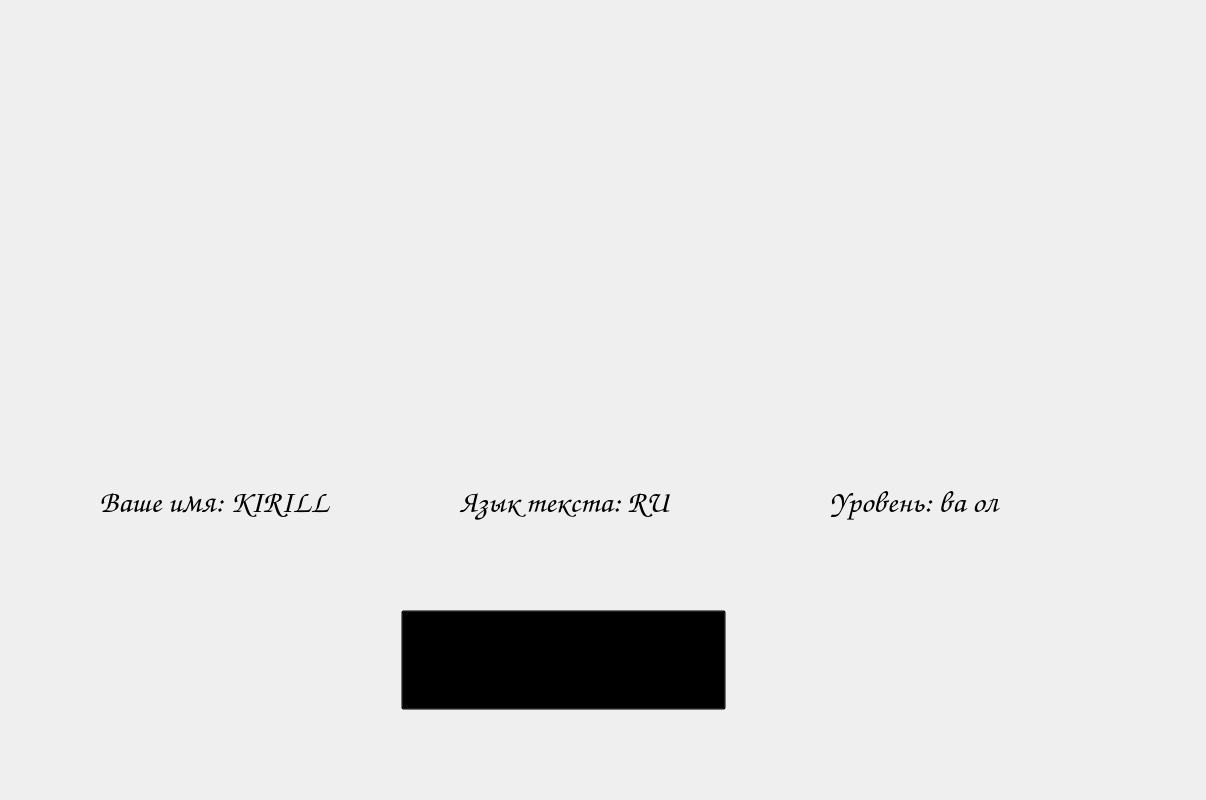
<?xml version="1.0" encoding="UTF-8"?>
<ui version="4.0">
 <class>pregame_menu</class>
 <widget class="QWidget" name="pregame_menu">
  <property name="geometry">
   <rect>
    <x>0</x>
    <y>0</y>
    <width>1206</width>
    <height>800</height>
   </rect>
  </property>
  <property name="maximumSize">
   <size>
    <width>1920</width>
    <height>1080</height>
   </size>
  </property>
  <property name="windowTitle">
   <string>Слепопечать v0.1</string>
  </property>
  <property name="styleSheet">
   <string notr="true">#game_menu {
	background-color: transparent;
	background: none;
	border: none;
	background-repeat: none;
}</string>
  </property>
  <layout class="QHBoxLayout" name="horizontalLayout" stretch="1,1,1">
   <item>
    <spacer name="horizontalSpacer_2">
     <property name="orientation">
      <enum>Qt::Horizontal</enum>
     </property>
     <property name="sizeHint" stdset="0">
      <size>
       <width>40</width>
       <height>20</height>
      </size>
     </property>
    </spacer>
   </item>
   <item>
    <layout class="QVBoxLayout" name="main_layout" stretch="3,1,1,3">
     <property name="spacing">
      <number>0</number>
     </property>
     <property name="sizeConstraint">
      <enum>QLayout::SetNoConstraint</enum>
     </property>
     <property name="topMargin">
      <number>30</number>
     </property>
     <property name="rightMargin">
      <number>0</number>
     </property>
     <property name="bottomMargin">
      <number>25</number>
     </property>
     <item alignment="Qt::AlignHCenter">
      <widget class="QLabel" name="pregame_logo">
       <property name="sizePolicy">
        <sizepolicy hsizetype="Preferred" vsizetype="Preferred">
         <horstretch>0</horstretch>
         <verstretch>0</verstretch>
        </sizepolicy>
       </property>
       <property name="minimumSize">
        <size>
         <width>600</width>
         <height>250</height>
        </size>
       </property>
       <property name="maximumSize">
        <size>
         <width>650</width>
         <height>300</height>
        </size>
       </property>
       <property name="styleSheet">
        <string notr="true">#pregame_logo {
background-color: transparent;
border-image: url(:/images/images/pregame_logo.png);
background: none;
border: none;
background-repeat: none;
}
</string>
       </property>
       <property name="text">
        <string/>
       </property>
       <property name="alignment">
        <set>Qt::AlignCenter</set>
       </property>
      </widget>
     </item>
     <item>
      <layout class="QVBoxLayout" name="buttons_layout"/>
     </item>
     <item>
      <layout class="QHBoxLayout" name="horizontalLayout_2">
       <item>
        <widget class="QLabel" name="name_label">
         <property name="minimumSize">
          <size>
           <width>350</width>
           <height>85</height>
          </size>
         </property>
         <property name="maximumSize">
          <size>
           <width>350</width>
           <height>110</height>
          </size>
         </property>
         <property name="font">
          <font>
           <family>Comic Sans MS</family>
           <pointsize>23</pointsize>
          </font>
         </property>
         <property name="text">
          <string>Ваше имя: KIRILL</string>
         </property>
         <property name="alignment">
          <set>Qt::AlignCenter</set>
         </property>
         <property name="wordWrap">
          <bool>true</bool>
         </property>
        </widget>
       </item>
       <item>
        <widget class="QLabel" name="lang_label">
         <property name="minimumSize">
          <size>
           <width>350</width>
           <height>75</height>
          </size>
         </property>
         <property name="maximumSize">
          <size>
           <width>350</width>
           <height>100</height>
          </size>
         </property>
         <property name="font">
          <font>
           <family>Comic Sans MS</family>
           <pointsize>23</pointsize>
          </font>
         </property>
         <property name="text">
          <string>Язык текста: RU</string>
         </property>
         <property name="alignment">
          <set>Qt::AlignCenter</set>
         </property>
         <property name="wordWrap">
          <bool>true</bool>
         </property>
        </widget>
       </item>
       <item>
        <widget class="QLabel" name="level_label">
         <property name="minimumSize">
          <size>
           <width>350</width>
           <height>75</height>
          </size>
         </property>
         <property name="maximumSize">
          <size>
           <width>350</width>
           <height>110</height>
          </size>
         </property>
         <property name="font">
          <font>
           <family>Comic Sans MS</family>
           <pointsize>23</pointsize>
          </font>
         </property>
         <property name="text">
          <string>Уровень: ва ол</string>
         </property>
         <property name="alignment">
          <set>Qt::AlignCenter</set>
         </property>
         <property name="wordWrap">
          <bool>true</bool>
         </property>
        </widget>
       </item>
      </layout>
     </item>
     <item alignment="Qt::AlignHCenter">
      <widget class="QPushButton" name="startgame_button">
       <property name="sizePolicy">
        <sizepolicy hsizetype="Fixed" vsizetype="Fixed">
         <horstretch>0</horstretch>
         <verstretch>0</verstretch>
        </sizepolicy>
       </property>
       <property name="minimumSize">
        <size>
         <width>325</width>
         <height>75</height>
        </size>
       </property>
       <property name="maximumSize">
        <size>
         <width>325</width>
         <height>100</height>
        </size>
       </property>
       <property name="font">
        <font>
         <family>Comic Sans MS</family>
         <pointsize>30</pointsize>
        </font>
       </property>
       <property name="styleSheet">
        <string notr="true">#startgame_button {
    background: transparent;
    font: &quot;Comic Sans MS&quot;;
    font-size: 30pt;
}

#startgame_button:pressed {
    font: &quot;Comic Sans MS&quot;;
    font-size: 28pt;
}</string>
       </property>
       <property name="text">
        <string>Вперёд!</string>
       </property>
      </widget>
     </item>
    </layout>
   </item>
   <item>
    <layout class="QVBoxLayout" name="verticalLayout_5">
     <item alignment="Qt::AlignRight">
      <widget class="QPushButton" name="pregame_quit_button">
       <property name="sizePolicy">
        <sizepolicy hsizetype="Fixed" vsizetype="Fixed">
         <horstretch>0</horstretch>
         <verstretch>0</verstretch>
        </sizepolicy>
       </property>
       <property name="minimumSize">
        <size>
         <width>100</width>
         <height>100</height>
        </size>
       </property>
       <property name="maximumSize">
        <size>
         <width>100</width>
         <height>100</height>
        </size>
       </property>
       <property name="styleSheet">
        <string notr="true">#pregame_quit_button {
background-color: transparent;
border-image: url(:/icons/images/widget_quit.png);
background: none;
border: none;
background-repeat: none;
}
#pregame_quit_button:pressed
{
   border-image: url(:/icons/images/widget_quit_clicked.png);
}</string>
       </property>
       <property name="text">
        <string/>
       </property>
       <property name="shortcut">
        <string>Esc</string>
       </property>
      </widget>
     </item>
     <item>
      <spacer name="verticalSpacer_2">
       <property name="orientation">
        <enum>Qt::Vertical</enum>
       </property>
       <property name="sizeHint" stdset="0">
        <size>
         <width>20</width>
         <height>40</height>
        </size>
       </property>
      </spacer>
     </item>
    </layout>
   </item>
  </layout>
 </widget>
 <resources>
  <include location="../qrc_files/pictures.qrc"/>
 </resources>
 <connections/>
</ui>
